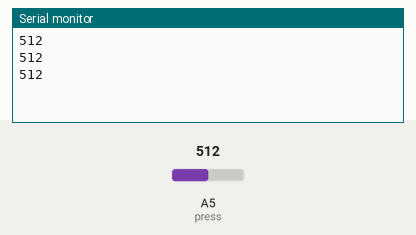
A sketch run on a simulated Arduino Uno, built with avr-gcc and run on an emulated ATmega328P. Parts: the last lines printed to the serial monitor. Inputs (shaded band) come from the test bench; at power-on: A5 (press) = 512.

Above: at 1.3 s.
1.4 s: A5 (press) set to 716
At 1.9 s:
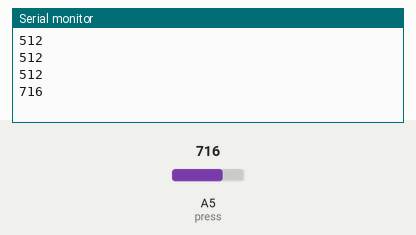
2.9 s: A5 (press) set to 900
At 3.4 s:
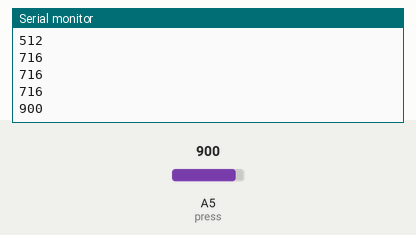
Timing chart, 0 to 5.9 s (numbered marks = the images above; inputs shaded):
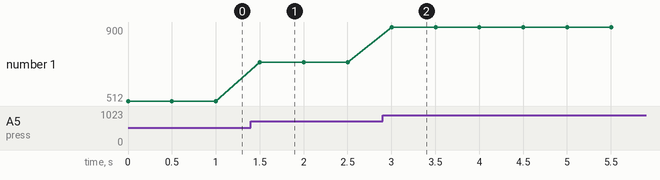

The sketch:

4-20Analog_Testing.ino
```cpp
//This is for testing 4-20mA sensors
//Ensure there is 250 Ohm resistor between input and sensor return
const int press = A5;
int pressValue = 0;

void setup() {
  Serial.begin(9600);
  pinMode(press, INPUT);
}

void loop() {
  pressValue = analogRead(press);
  Serial.println(pressValue);
  delay(500);
}
```

Measured:
- after the input at 1.4 s, the serial monitor: prints a new line after 0.10 s (image 1)
- after the input at 2.9 s, the serial monitor: prints a new line after 0.10 s (image 2)
- plotted number 1: 512 → 716 after the input at 1.4 s, 716 → 900 after the input at 2.9 s
